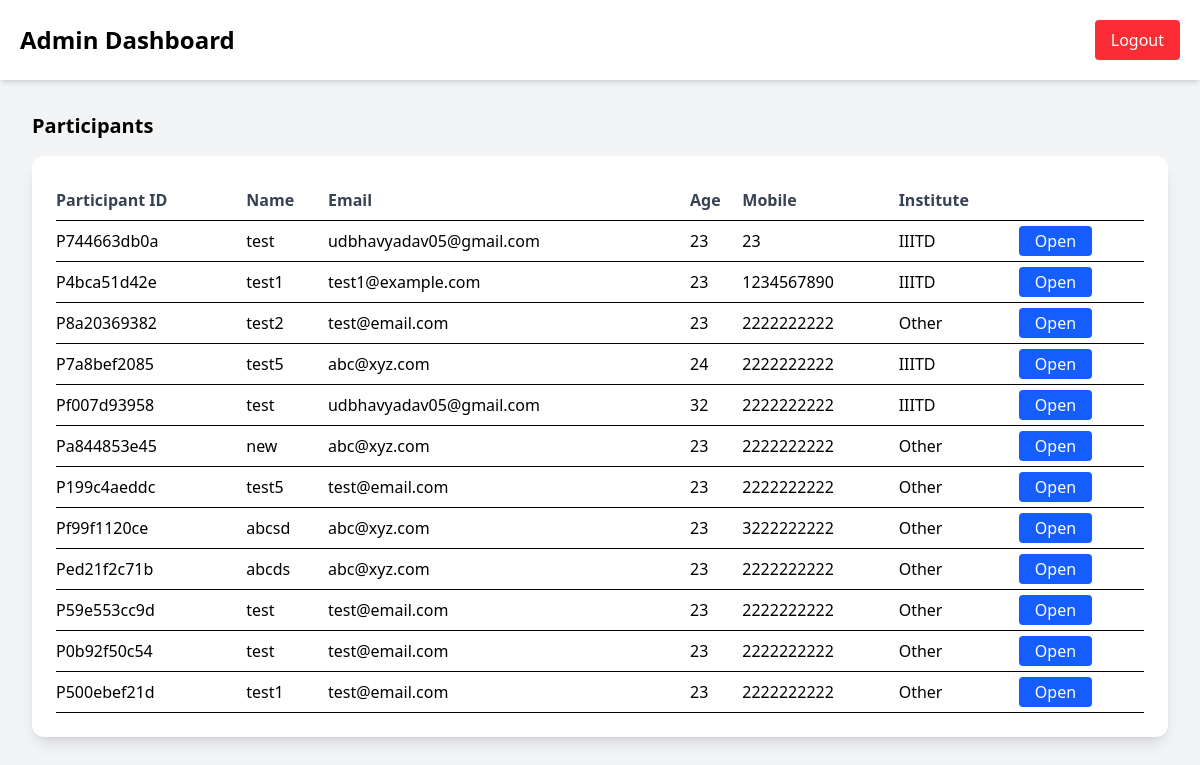
Page /admin/dashboard (signed in) on the earlier database version.
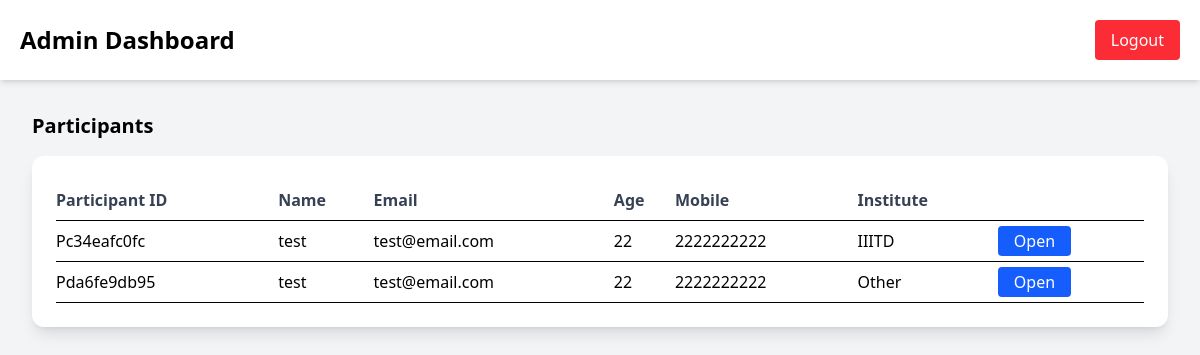
Same page on the later database version.
### tables this page shows
CREATE TABLE participants (
        id INTEGER PRIMARY KEY AUTOINCREMENT,
        participant_id TEXT UNIQUE NOT NULL,
        name TEXT,
        email TEXT,
        age INTEGER,
        mobile TEXT,
        institution TEXT,        -- IIITD / Other
        batch TEXT,
        branch TEXT,
        roll_number TEXT,
        other_institution TEXT   -- when institution = Other
        );

### admin_routes.py (the view)
@admin_bp.route("/admin/dashboard")
@admin_required
def admin_dashboard():
    conn = get_db_connection()
    cur = conn.cursor()
    cur.execute("SELECT participant_id, name, email, age, mobile, institution FROM participants")
    participants = cur.fetchall()
    conn.close()
    return render_template("admin_dashboard.html", participants=participants)

### admin_routes.py (called while the page is built)
def admin_required(f):
    from functools import wraps
    @wraps(f)
    def secured(*args, **kwargs):
        if "admin_logged_in" not in session:
            return redirect(url_for("admin.admin_login"))
        return f(*args, **kwargs)
    return secured

### database.py (called while the page is built)
def get_db_connection():
    return sqlite3.connect(DB_PATH)

### templates/admin_dashboard.html (shortened to what this page needs)
<!DOCTYPE html>
<html lang="en">
<head>
    <link rel="stylesheet" href="{{ url_for('static', filename='css/output.css') }}">
</head>
<body class="bg-gray-100 min-h-screen">
    <header class="bg-white shadow-md p-5 flex justify-between items-center">
        <h1 class="text-2xl font-bold">Admin Dashboard</h1>
        <a href="/admin/logout"
           class="bg-red-500 text-white px-4 py-2 rounded hover:bg-red-600">
           Logout
        </a>
    </header>
    <main class="p-8">
        <h2 class="text-xl font-semibold mb-4">Participants</h2>
        <div class="overflow-x-auto bg-white p-6 rounded-xl shadow-lg">
            <table class="w-full text-left">
                <thead class="border-b">
                <tr class="font-semibold text-gray-700">
                    <th class="py-2">Participant ID</th>
                    <th class="py-2">Name</th>
                    <th class="py-2">Email</th>
                    <th class="py-2">Age</th>
                    <th class="py-2">Mobile</th>
                    <th class="py-2">Institute</th>
                </tr>
                </thead>
                <tbody>
                {% for pid, name, email, age, mobile, institution in participants %}
                    <tr class="border-b hover:bg-gray-50">
                        <td class="py-2">{{ pid }}</td>
                        <td class="py-2">{{ name }}</td>
                        <td class="py-2">{{ email }}</td>
                        <td class="py-2">{{ age }}</td>
                        <td class="py-2">{{ mobile }}</td>
                        <td class="py-2">{{ institution }}</td>
                        <td class="py-2">
                            <a href="/admin/participant/{{ pid }}"
                               class="bg-blue-600 text-white px-4 py-1 rounded hover:bg-blue-700">
                               Open
                            </a>
                        </td>
                    </tr>
                {% endfor %}
                </tbody>
            </table>
        </div>
    </main>
</body>
</html>

Differences in the rows shown:
removed participants: participant "P8a20369382", name "test2", email "test@email.com", age "23", mobile "2222222222", institution "Other"
removed participants: participant "P7a8bef2085", name "test5", email "abc@xyz.com", age "24", mobile "2222222222", institution "IIITD"
removed participants: participant "Pf007d93958", name "test", email "udbhavyadav05@gmail.com", age "32", mobile "2222222222", institution "IIITD"
removed participants: participant "Pa844853e45", name "new", email "abc@xyz.com", age "23", mobile "2222222222", institution "Other"
removed participants: participant "P199c4aeddc", name "test5", email "test@email.com", age "23", mobile "2222222222", institution "Other"
removed participants: participant "Pf99f1120ce", name "abcsd", email "abc@xyz.com", age "23", mobile "3222222222", institution "Other"
removed participants: participant "Ped21f2c71b", name "abcds", email "abc@xyz.com", age "23", mobile "2222222222", institution "Other"
removed participants: participant "P59e553cc9d", name "test", email "test@email.com", age "23", mobile "2222222222", institution "Other"
removed participants: participant "P0b92f50c54", name "test", email "test@email.com", age "23", mobile "2222222222", institution "Other"
removed participants: participant "P500ebef21d", name "test1", email "test@email.com", age "23", mobile "2222222222", institution "Other"
changed participants "IIITD": participant "P744663db0a" → "Pc34eafc0fc"; email "udbhavyadav05@gmail.com" → "test@email.com"; age "23" → "22"; mobile "23" → "2222222222"
changed participants: participant "P4bca51d42e" → "Pda6fe9db95"; name "test1" → "test"; email "test1@example.com" → "test@email.com"; age "23" → "22"; mobile "1234567890" → "2222222222"; institution "IIITD" → "Other"
